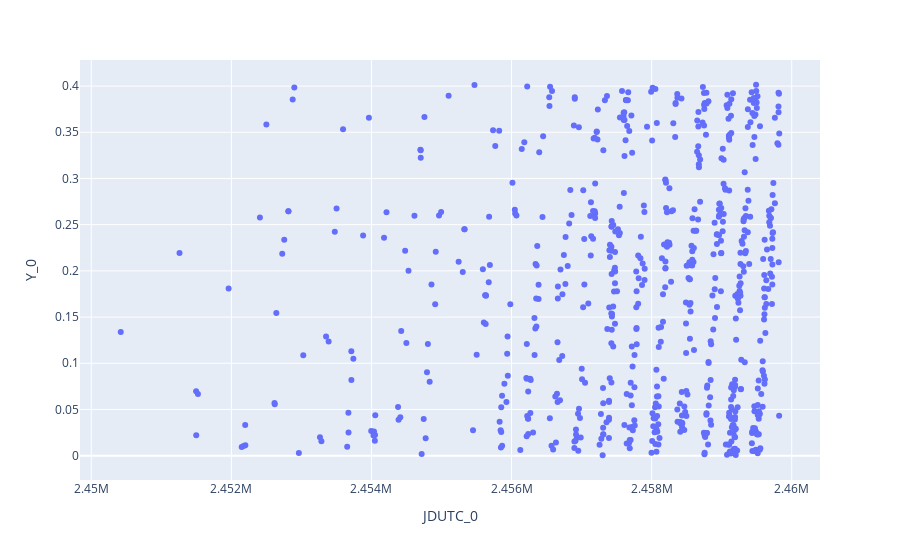

The code cell stored with this chart in its notebook:
### Code cell
fig = px.scatter(fp, x='JDUTC_0', y='Y_0')
fig.show()

### Figure 1 — Plotly figure (JSON) as saved in the notebook; plotly's stock layout.template omitted (floating-point values rounded to 4 significant figures; data arrays with more than 128 entries replaced by an {"elided": "..."} marker saying what was removed)
{"data": [{"hovertemplate": "JDUTC_0=%{x}<br>Y_0=%{y}<extra></extra>", "legendgroup": "", "marker": {"color": "#636efa", "symbol": "circle"}, "mode": "markers", "name": "", "orientation": "v", "showlegend": false, "type": "scatter", "x": {"elided": "685 float values"}, "xaxis": "x", "y": {"elided": "685 float values"}, "yaxis": "y"}], "layout": {"legend": {"tracegroupgap": 0}, "margin": {"t": 60}, "xaxis": {"anchor": "y", "domain": [0, 1], "title": {"text": "JDUTC_0"}}, "yaxis": {"anchor": "x", "domain": [0, 1], "title": {"text": "Y_0"}}}}
